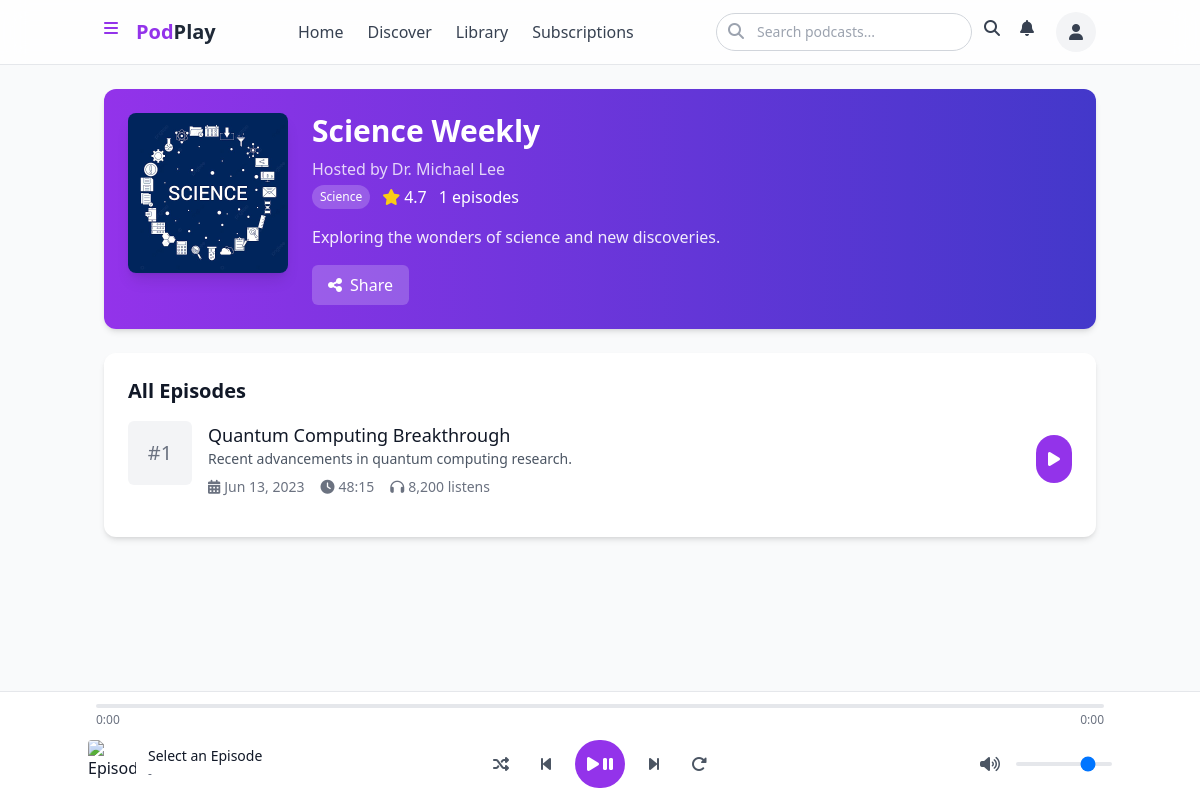
The app's page /index.php?page=podcast&id=3 (signed in) with its own data.
### tables this page shows
CREATE TABLE IF NOT EXISTS podcasts (
    id INT AUTO_INCREMENT PRIMARY KEY,
    title VARCHAR(100) NOT NULL,
    description TEXT NOT NULL,
    host VARCHAR(100) NOT NULL,
    cover_image VARCHAR(100) NOT NULL,
    category VARCHAR(50) NOT NULL,
    is_featured BOOLEAN DEFAULT 0,
    rating DECIMAL(3,1) DEFAULT 0.0,
    listens INT DEFAULT 0,
    episode_count INT DEFAULT 0,
    created_at DATETIME DEFAULT CURRENT_TIMESTAMP,
    updated_at DATETIME DEFAULT CURRENT_TIMESTAMP ON UPDATE CURRENT_TIMESTAMP
);

CREATE TABLE IF NOT EXISTS episodes (
    id INT AUTO_INCREMENT PRIMARY KEY,
    podcast_id INT NOT NULL,
    title VARCHAR(100) NOT NULL,
    description TEXT NOT NULL,
    audio_file VARCHAR(100) NOT NULL,
    duration VARCHAR(10) NOT NULL,
    release_date DATE NOT NULL,
    listens INT DEFAULT 0,
    show_notes TEXT,
    created_at DATETIME DEFAULT CURRENT_TIMESTAMP,
    updated_at DATETIME DEFAULT CURRENT_TIMESTAMP ON UPDATE CURRENT_TIMESTAMP,
    FOREIGN KEY (podcast_id) REFERENCES podcasts(id) ON DELETE CASCADE
);

### functions.php (called while the page is built, shortened)
<?php
function getPodcastById($id) {
    global $conn;
    $query = "SELECT * FROM podcasts WHERE id = ?";
    $stmt = mysqli_prepare($conn, $query);
    mysqli_stmt_bind_param($stmt, "i", $id);
    mysqli_stmt_execute($stmt);
    $result = mysqli_stmt_get_result($stmt);
    if(mysqli_num_rows($result) > 0) {
        return mysqli_fetch_assoc($result);
    }
    return null;
}
function getEpisodesByPodcastId($podcast_id) {
    global $conn;
    $query = "SELECT * FROM episodes WHERE podcast_id = ? ORDER BY release_date DESC";
    $stmt = mysqli_prepare($conn, $query);
    mysqli_stmt_bind_param($stmt, "i", $podcast_id);
    mysqli_stmt_execute($stmt);
    $result = mysqli_stmt_get_result($stmt);
    $episodes = [];
    while($row = mysqli_fetch_assoc($result)) {
        $episodes[] = $row;
    }
    return $episodes;
}
?>

### podcast.php (the view, shortened to what this page needs)
<?php
$podcast_id = $_GET['id'];
$podcast = getPodcastById($podcast_id);
$episodes = getEpisodesByPodcastId($podcast_id);
?>
<div class="bg-white rounded-xl shadow-md overflow-hidden mb-6">
    <div class="bg-gradient-to-r from-purple-600 to-indigo-700 p-6">
        <div class="flex flex-col md:flex-row gap-6">
            <img src="assets/images/podcasts/<?php echo $podcast['cover_image']; ?>" alt="<?php echo $podcast['title']; ?>" class="w-40 h-40 rounded-lg shadow-lg">
            <div class="text-white">
                <h1 class="text-2xl md:text-3xl font-bold mb-2"><?php echo $podcast['title']; ?></h1>
                <p class="text-white/80 mb-1">Hosted by <?php echo $podcast['host']; ?></p>
                <div class="flex items-center gap-3 mb-4">
                    <span class="bg-white/20 text-xs px-2 py-1 rounded-full"><?php echo $podcast['category']; ?></span>
                    <div class="flex items-center">
                        <i class="fas fa-star text-yellow-400 mr-1"></i>
                        <span><?php echo number_format($podcast['rating'], 1); ?></span>
                    </div>
                    <span><?php echo count($episodes); ?> episodes</span>
                </div>
                <p class="text-white/90 mb-4"><?php echo $podcast['description']; ?></p>
                <div class="flex gap-3">
                    <button class="inline-flex items-center gap-2 bg-white/20 text-white px-4 py-2 rounded-md hover:bg-white/30 transition-colors">
                        <i class="fas fa-share-alt"></i> Share
                    </button>
                </div>
            </div>
        </div>
    </div>
</div>
<div class="bg-white rounded-xl shadow-md p-6">
    <h2 class="text-xl font-bold mb-4">All Episodes</h2>
    <?php if(empty($episodes)): ?>
    <div class="text-center py-10">
        <p class="text-gray-600">No episodes available yet</p>
    </div>
    <?php else: ?>
    <div class="space-y-4">
        <?php foreach($episodes as $index => $episode): ?>
        <div class="border-b border-gray-100 pb-4 last:border-0">
            <div class="flex gap-4">
                <div class="w-16 h-16 bg-gray-100 rounded-md flex items-center justify-center flex-shrink-0">
                    <span class="text-xl text-gray-500 font-medium">#<?php echo count($episodes) - $index; ?></span>
                </div>
                <div class="flex-1">
                    <h3 class="font-medium text-lg"><?php echo $episode['title']; ?></h3>
                    <p class="text-gray-600 text-sm mb-2 line-clamp-2"><?php echo $episode['description']; ?></p>
                    <div class="flex items-center text-sm text-gray-500 gap-4">
                        <span class="flex items-center gap-1">
                            <i class="fas fa-calendar-alt"></i>
                            <?php echo date('M d, Y', strtotime($episode['release_date'])); ?>
                        </span>
                        <span class="flex items-center gap-1">
                            <i class="fas fa-clock"></i>
                            <?php echo $episode['duration']; ?>
                        </span>
                        <span class="flex items-center gap-1">
                            <i class="fas fa-headphones"></i>
                            <?php echo number_format($episode['listens']); ?> listens
                        </span>
                    </div>
                </div>
                <div class="flex items-center">
                    <?php if(isset($_SESSION['user_id'])): ?>
                    <a href="index.php?page=listen&id=<?php echo $episode['id']; ?>" class="p-3 rounded-full bg-purple-600 text-white hover:bg-purple-700 transition-colors">
                        <i class="fas fa-play"></i>
                    </a>
                    <?php else: ?>
                    <a href="index.php?page=login" class="p-3 rounded-full bg-purple-600 text-white hover:bg-purple-700 transition-colors">
                        <i class="fas fa-play"></i>
                    </a>
                    <?php endif; ?>
                </div>
            </div>
        </div>
        <?php endforeach; ?>
    </div>
    <?php endif; ?>
</div>

### records on screen
podcasts: cover_image (picture), title "Science Weekly", host "Dr. Michael Lee", category "Science", rating "4.7", description "Exploring the wonders of science and new discoveries."
episodes: count($episodes) - $index "1", title "Quantum Computing Breakthrough", description "Recent advancements in quantum computing research.", release_date "Jun 13, 2023", duration "48:15", listens "8,200"

### other values on screen
count($episodes) "1"
